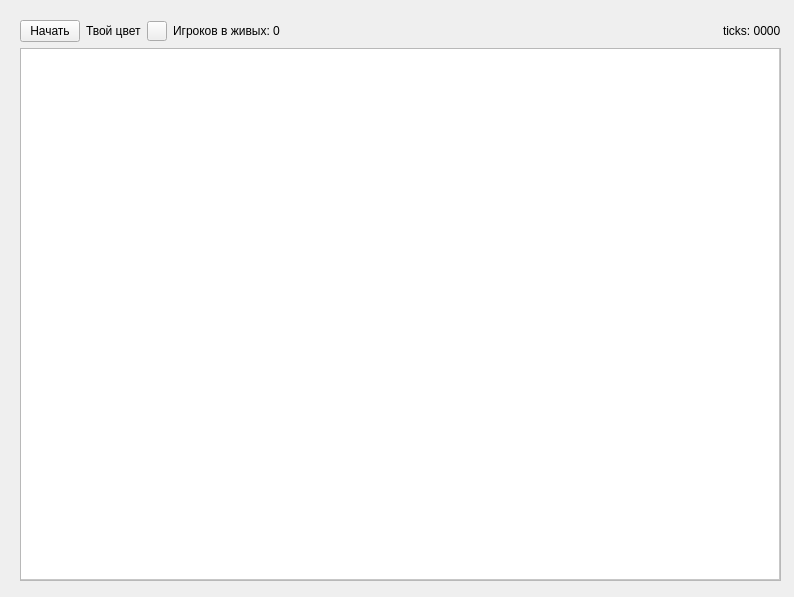
<?xml version="1.0" encoding="UTF-8"?>
<ui version="4.0">
 <class>MainWindow</class>
 <widget class="QMainWindow" name="MainWindow">
  <property name="geometry">
   <rect>
    <x>0</x>
    <y>0</y>
    <width>794</width>
    <height>597</height>
   </rect>
  </property>
  <property name="windowTitle">
   <string>MainWindow</string>
  </property>
  <widget class="QWidget" name="centralwidget">
   <widget class="QWidget" name="gridLayoutWidget">
    <property name="geometry">
     <rect>
      <x>10</x>
      <y>10</y>
      <width>781</width>
      <height>581</height>
     </rect>
    </property>
    <layout class="QGridLayout" name="gridLayout">
     <item row="2" column="1">
      <widget class="QTableWidget" name="map">
       <property name="editTriggers">
        <set>QAbstractItemView::NoEditTriggers</set>
       </property>
       <property name="selectionMode">
        <enum>QAbstractItemView::NoSelection</enum>
       </property>
       <attribute name="horizontalHeaderVisible">
        <bool>false</bool>
       </attribute>
       <attribute name="horizontalHeaderStretchLastSection">
        <bool>true</bool>
       </attribute>
       <attribute name="verticalHeaderVisible">
        <bool>false</bool>
       </attribute>
       <attribute name="verticalHeaderStretchLastSection">
        <bool>true</bool>
       </attribute>
       <row>
        <property name="text">
         <string>New Row</string>
        </property>
       </row>
       <column>
        <property name="text">
         <string>New Column</string>
        </property>
       </column>
      </widget>
     </item>
     <item row="0" column="1">
      <spacer name="verticalSpacer">
       <property name="orientation">
        <enum>Qt::Vertical</enum>
       </property>
       <property name="sizeType">
        <enum>QSizePolicy::Fixed</enum>
       </property>
       <property name="sizeHint" stdset="0">
        <size>
         <width>20</width>
         <height>10</height>
        </size>
       </property>
      </spacer>
     </item>
     <item row="1" column="1">
      <layout class="QHBoxLayout" name="horizontalLayout">
       <item>
        <layout class="QHBoxLayout" name="buttons">
         <item>
          <widget class="QPushButton" name="pause_button">
           <property name="maximumSize">
            <size>
             <width>60</width>
             <height>40</height>
            </size>
           </property>
           <property name="text">
            <string>Начать</string>
           </property>
          </widget>
         </item>
        </layout>
       </item>
       <item>
        <layout class="QHBoxLayout" name="horizontalLayout_2">
         <item>
          <widget class="QLabel" name="label">
           <property name="text">
            <string>Твой цвет</string>
           </property>
          </widget>
         </item>
        </layout>
       </item>
       <item>
        <widget class="QPushButton" name="player_color">
         <property name="minimumSize">
          <size>
           <width>20</width>
           <height>20</height>
          </size>
         </property>
         <property name="maximumSize">
          <size>
           <width>20</width>
           <height>20</height>
          </size>
         </property>
         <property name="text">
          <string/>
         </property>
        </widget>
       </item>
       <item>
        <widget class="QLabel" name="l_alive_players">
         <property name="text">
          <string>Игроков в живых: 0</string>
         </property>
        </widget>
       </item>
       <item>
        <spacer name="horizontalSpacer">
         <property name="orientation">
          <enum>Qt::Horizontal</enum>
         </property>
         <property name="sizeHint" stdset="0">
          <size>
           <width>40</width>
           <height>20</height>
          </size>
         </property>
        </spacer>
       </item>
       <item>
        <widget class="QLabel" name="l_ticks">
         <property name="text">
          <string>ticks: 0000</string>
         </property>
        </widget>
       </item>
      </layout>
     </item>
     <item row="2" column="0">
      <spacer name="horizontalSpacer_2">
       <property name="orientation">
        <enum>Qt::Horizontal</enum>
       </property>
       <property name="sizeType">
        <enum>QSizePolicy::Fixed</enum>
       </property>
       <property name="sizeHint" stdset="0">
        <size>
         <width>10</width>
         <height>20</height>
        </size>
       </property>
      </spacer>
     </item>
     <item row="2" column="2">
      <spacer name="horizontalSpacer_3">
       <property name="orientation">
        <enum>Qt::Horizontal</enum>
       </property>
       <property name="sizeType">
        <enum>QSizePolicy::Fixed</enum>
       </property>
       <property name="sizeHint" stdset="0">
        <size>
         <width>10</width>
         <height>20</height>
        </size>
       </property>
      </spacer>
     </item>
     <item row="3" column="1">
      <spacer name="verticalSpacer_2">
       <property name="orientation">
        <enum>Qt::Vertical</enum>
       </property>
       <property name="sizeType">
        <enum>QSizePolicy::Fixed</enum>
       </property>
       <property name="sizeHint" stdset="0">
        <size>
         <width>20</width>
         <height>10</height>
        </size>
       </property>
      </spacer>
     </item>
    </layout>
   </widget>
  </widget>
 </widget>
 <resources/>
 <connections/>
</ui>
